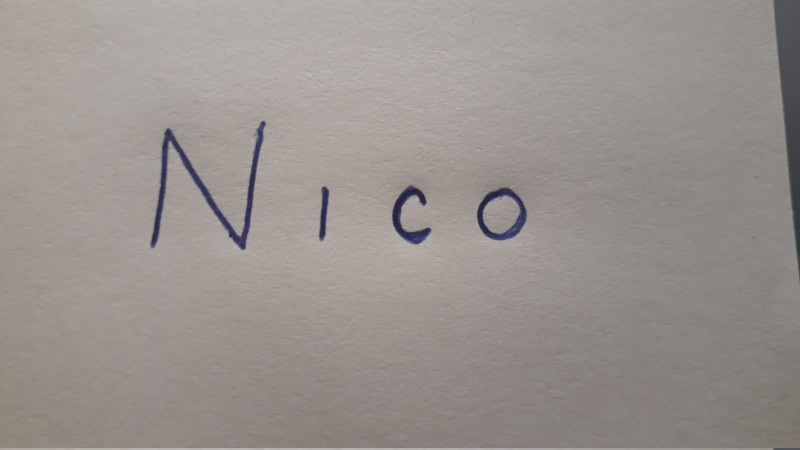
#> input picture data/playing/n.jpeg, 1600 x 900 px (shown at 1/2 size); the run also reads 1 picture not shown here
$ jupyter execute --allow-errors 'opencv bien.ipynb'
#> lines starting #> are read from the running program, lines starting #| are printed output that depends on the picture; after the words box and inside, x2 and y2 are one past the last pixel; in counts of white or black regions, pixels touching at a corner belong together
[cell 1]
import cv2
import numpy as np

[cell 2]
img = cv2.imread("../data/playing/n.jpeg")
#> img is the input picture: shape (900, 1600, 3); mean B, G, R 142.7, 146.8, 153.2
img = cv2.resize(img, (int(img.shape[1]/3), int(img.shape[0]/3)))
#> img: shape (300, 533, 3)
gray = cv2.cvtColor(img, cv2.COLOR_BGR2GRAY)

[cell 3]
cv2.imshow("nico", img)
cv2.waitKey(0)
cv2.destroyAllWindows()

[cell 4]
# Values below 120 will be 0 (black) while those above the threshold will be 255 (white)
retval, threshold = cv2.threshold(gray, 120, 255, cv2.THRESH_BINARY)
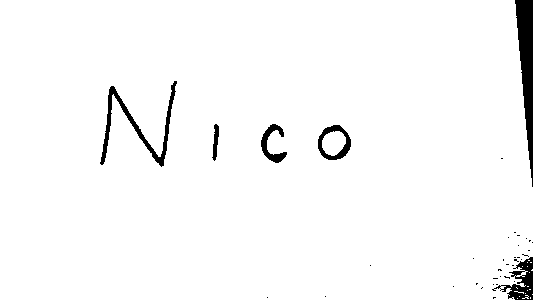
#> threshold: shape (300, 533); 97.1% white; 38 black regions (32 under 20 px), largest, box (x1, y1, x2, y2) and area: (515, 0, 533, 187) 1794, (100, 81, 177, 167) 1033, (492, 257, 533, 300) 701, (318, 125, 351, 160) 445, (261, 124, 287, 163) 388, (212, 124, 219, 161) 149
cv2.imshow("Threshold Image", threshold)
cv2.waitKey(0)
cv2.destroyAllWindows()

[cell 5]
gaus = cv2.adaptiveThreshold(gray, 255, cv2.ADAPTIVE_THRESH_GAUSSIAN_C, cv2.THRESH_BINARY, 115, 1)
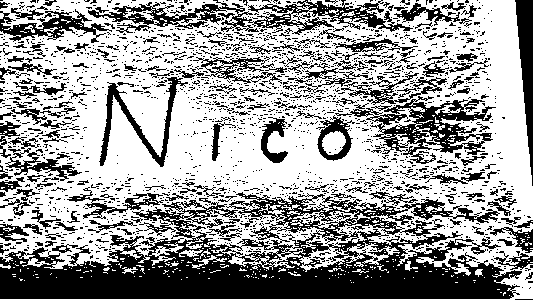
#> gaus: shape (300, 533); 61.6% white; 2062 black regions (1868 under 20 px), largest, box (x1, y1, x2, y2) and area: (0, 192, 522, 299) 27434, (88, 0, 413, 35) 3794, (335, 96, 496, 164) 3482
cv2.imshow("Gaussian Image", gaus)
cv2.waitKey(0)
cv2.destroyAllWindows()

[cell 6]
img = cv2.imread("../data/playing/n.jpeg")
img = cv2.resize(img, (int(img.shape[1]/3), int(img.shape[0]/3)))
gray = cv2.cvtColor(img, cv2.COLOR_BGR2GRAY)
_, thresh = cv2.threshold(gray, 110, 255, cv2.THRESH_BINARY)
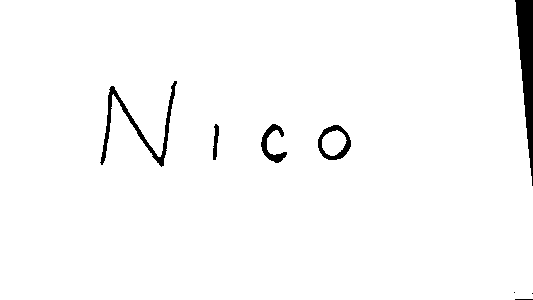
#> thresh: shape (300, 533); 97.7% white; 8 black regions (3 under 20 px)
contours, _ = cv2.findContours(thresh, cv2.RETR_EXTERNAL, cv2.CHAIN_APPROX_NONE)
#> contours = 1 contour; box (x1, y1, x2, y2) and area: (0, 0, 533, 300) 157300

for contour in contours:
    (x, y, w, h) = cv2.boundingRect(contour)
    print(x, y, w, h)

    if cv2.contourArea(contour) < 100:
        continue

    else:
        cv2.rectangle(img, (x,y), (x+w, y+h), (0, 255, 0), 3)
        cv2.putText(img, f"C: {contours.index(contour)}", (x, y), cv2.FONT_HERSHEY_SIMPLEX, 1, (0, 255, 0), 2)
#> this loop made 1 pass
#| 0 0 533 300
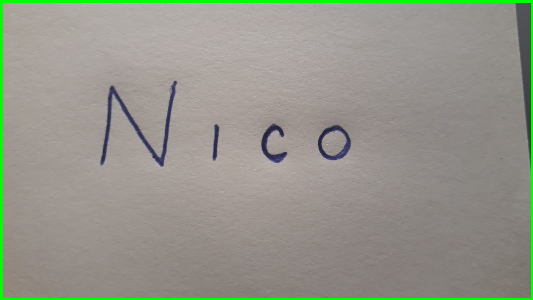
#> img: shape (300, 533, 3); mean B, G, R 139, 149.6, 149.3

#cv2.drawContours(img, contours, 0, (0,255,0), 3)

cv2.imshow("Threshold Image", thresh)
cv2.imshow("Threshold Image", img)
cv2.waitKey(0)
cv2.destroyAllWindows()
print(len(contours))
#| 1

[cell 7]
# Dummy function to use in trackbar function
def nothing(x):
    pass

# Setting trackbar window
cv2.namedWindow("Tracking")
cv2.createTrackbar("LowHue", "Tracking", 0, 255, nothing)
cv2.createTrackbar("LowSat", "Tracking", 0, 255, nothing)
cv2.createTrackbar("LowVal", "Tracking", 0, 255, nothing)
cv2.createTrackbar("UpHue", "Tracking", 255, 255, nothing)
cv2.createTrackbar("UpSat", "Tracking", 255, 255, nothing)
cv2.createTrackbar("UpVal", "Tracking", 255, 255, nothing)

while True:
    frame = cv2.imread("nico.jpeg")
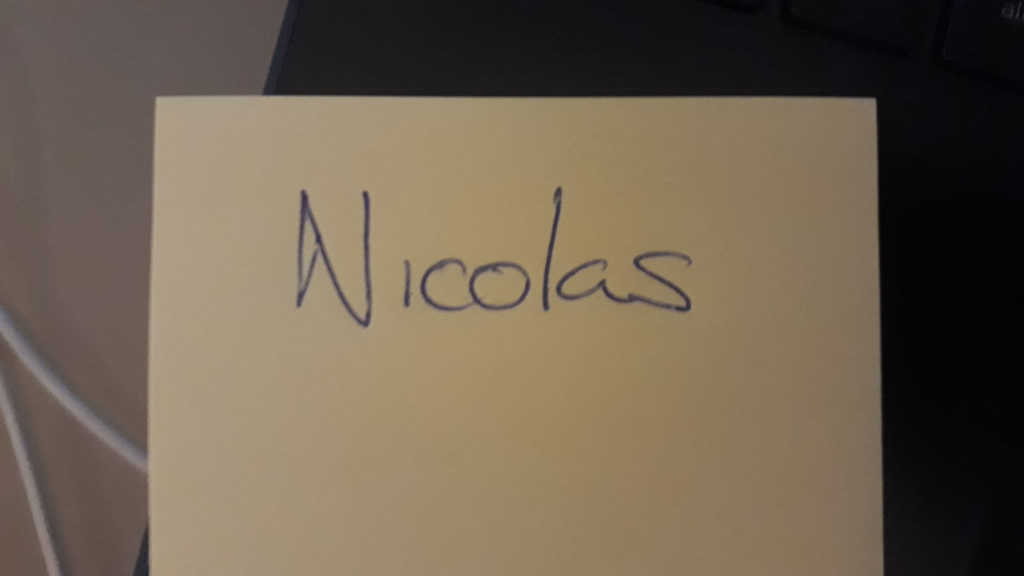
#> input picture data/nico.jpeg, 2048 x 1152 px, found by its file name (shown at 1/2 size)
#> frame is the input picture: shape (1152, 2048, 3); mean B, G, R 80.3, 97.6, 111.2
    frame = cv2.resize(frame, (int(frame.shape[1]/3), int(frame.shape[0]/3)))
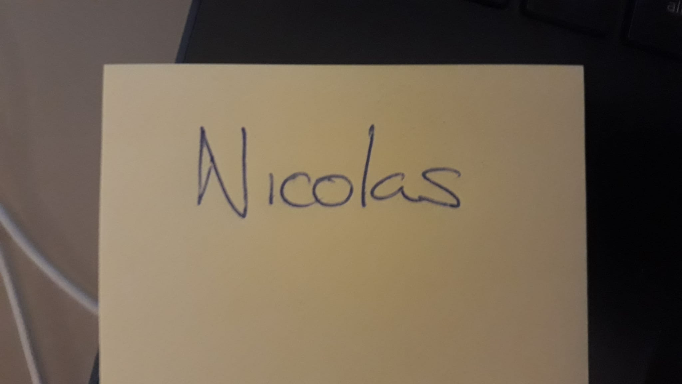
#> frame: shape (384, 682, 3); mean B, G, R 80.3, 97.6, 111.2
    hsv = cv2.cvtColor(frame, cv2.COLOR_BGR2HSV)
#> hsv: shape (384, 682, 3); mean H, S, V 43.6, 69, 111.7

    l_h = cv2.getTrackbarPos("LowHue", "Tracking")
#> l_h = 0
    l_s = cv2.getTrackbarPos("LowSat", "Tracking")
#> l_s = 0
    l_v = cv2.getTrackbarPos("LowVal", "Tracking")
#> l_v = 0
    u_h = cv2.getTrackbarPos("UpHue", "Tracking")
#> u_h = 255
    u_s = cv2.getTrackbarPos("UpSat", "Tracking")
#> u_s = 255
    u_v = cv2.getTrackbarPos("UpVal", "Tracking")
#> u_v = 255

    # Color we are interested in. We have to define the colors range spectrum in a HSV format
    # np.array([Hue, Saturation, Value])
    lower = np.array([l_h, l_s, l_v])
#> lower = [0, 0, 0]
    upper = np.array([u_h, u_s, u_v])
#> upper = [255, 255, 255]

    # Mask, its a binary object used to check if the color is whithin the range.
    # Pixel will be white if true, black otherwise.
    mask = cv2.inRange(hsv, lower, upper)
#> mask: shape (384, 682); every value is 255

    # We use the bitwise_and function to show only those pixels that match the mask
    res = cv2.bitwise_and(frame, frame, mask=mask)

    cv2.imshow("frame", frame)
    cv2.imshow("mask", mask)
    cv2.imshow("res", res)

    # break the loop pressing ESC ( ASCII 27 )
    key = cv2.waitKey(1)
#> (key Esc is pressed here)
    if key == 27:
        break

cv2.destroyAllWindows()

[cell 8]
def load_image(img_path):
#> called with img_path = 'n.jpeg'
    original = cv2.imread(img_path)
    cv2.imshow("test", original)
    frame = cv2.resize(original, (int(original.shape[1]/2), int(original.shape[0]/2)))
#> frame: shape (450, 800, 3)
    hsv = cv2.cvtColor(frame, cv2.COLOR_BGR2HSV)
#> hsv: shape (450, 800, 3); mean H, S, V 15.4, 19.2, 153.8

    # Color we are interested in. We have to define the colors range spectrum in a HSV format
    # np.array([Hue, Saturation, Value])
    lower = np.array([110, 50, 0])
    upper = np.array([255, 255, 255])

    # Mask, its a binary object used to check if the color is whithin the range.
    # Pixel will be white if true, black otherwise.
    mask = cv2.inRange(hsv, lower, upper)
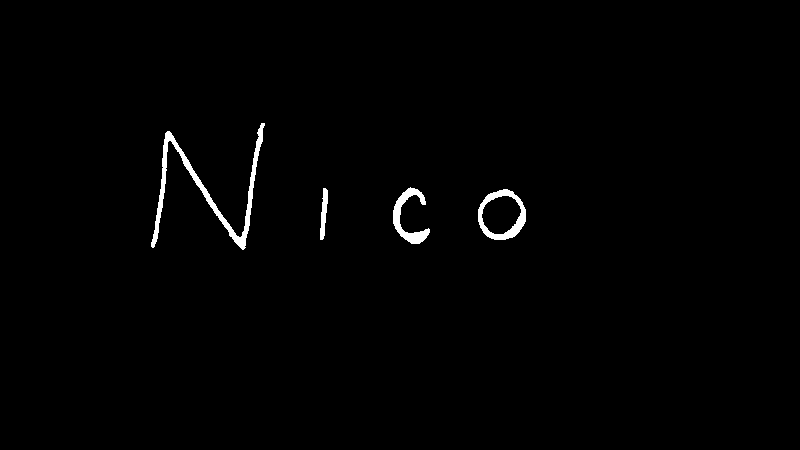
#> mask: shape (450, 800); 1% white; 4 white regions, box (x1, y1, x2, y2) and area: (151, 123, 265, 250) 1829, (478, 189, 526, 240) 818, (393, 187, 430, 244) 732, (320, 188, 328, 240) 251

    # We use the bitwise_and function to show only those pixels that match the mask
    res = cv2.bitwise_and(frame, frame, mask=mask)

    cv2.imshow("frame", frame)
    cv2.imshow("mask", mask)
    cv2.imshow("res", res)

    # Destroy all windows by pressing ESC ( ASCII 27 )
    key = cv2.waitKey(1)
#> (key Esc is pressed here)
    if key == 27:
        cv2.destroyAllWindows()

    return mask

load_image("n.jpeg")

[cell 9]
cv2.waitKey(0)
cv2.destroyAllWindows()

[cell 10]
image = "n.jpeg"
original = cv2.imread(image)
resized = cv2.resize(original, (int(original.shape[1]/2), int(original.shape[0]/2)))
#> (the rest of this cell did not finish here and is left out)

[cell 11]
original = cv2.imread("n.jpeg")

frame = cv2.resize(original, (int(original.shape[1]/3), int(original.shape[0]/3)))
hsv = cv2.cvtColor(frame, cv2.COLOR_BGR2HSV)
#> hsv: shape (300, 533, 3); mean H, S, V 15.4, 19.2, 153.6

# Color we are interested in. We have to define the colors range spectrum in a HSV format
# np.array([Hue, Saturation, Value])
lower = np.array([110, 50, 0])
upper = np.array([255, 255, 255])

# Mask, its a binary object used to check if the color is whithin the range.
# Pixel will be white if true, black otherwise.
mask = cv2.inRange(hsv, lower, upper)
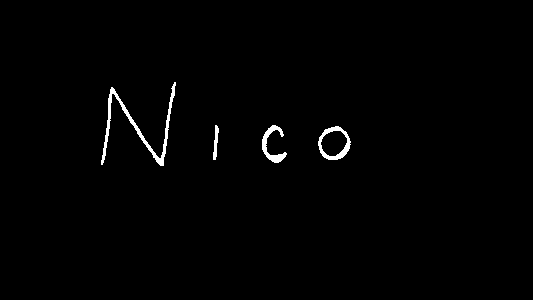
#> mask: shape (300, 533); 1% white; 4 white regions

# We use the bitwise_and function to show only those pixels that match the mask
res = cv2.bitwise_and(frame, frame, mask=mask)
#> res: shape (300, 533, 3)

_, thresh = cv2.threshold(mask, 120, 255, cv2.THRESH_BINARY)
contours, _ = cv2.findContours(thresh, cv2.RETR_EXTERNAL, cv2.CHAIN_APPROX_NONE)
#> contours = 4 contours; box (x1, y1, x2, y2) and area: (318, 126, 351, 160) 803, (101, 82, 176, 166) 582, (262, 125, 287, 163) 266, (213, 125, 219, 160) 80
print(f"Contours: {str(len(contours))}")
#| Contours: 4

cv2.drawContours(frame, contours, -1, (0, 255, 0), 3)
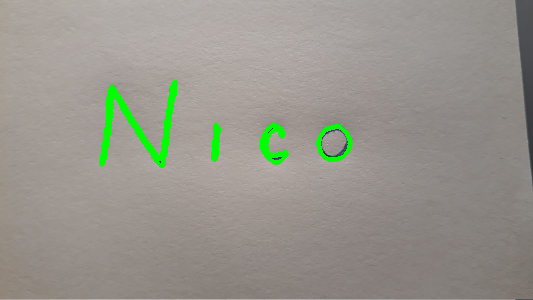
#> frame: shape (300, 533, 3); mean B, G, R 140.5, 149.8, 151.3

cv2.imshow("Original", frame)
cv2.imshow("Mask", mask)

cv2.waitKey(0)
cv2.destroyAllWindows()

[cell 12]
x, y, width, height = cv2.boundingRect(contours[1])
#> x = 262; y = 125; width = 25; height = 38
roi = mask[y-5:y+height+5, x-5:x+width+5]
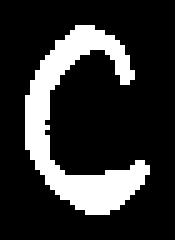
#> roi: shape (48, 35) (shown 5 times larger); 19.5% white; 1 white region, box (x1, y1, x2, y2) and area: (5, 5, 30, 43) 328
cv2.imshow("letter", roi)
cv2.waitKey(0)
cv2.destroyAllWindows()
